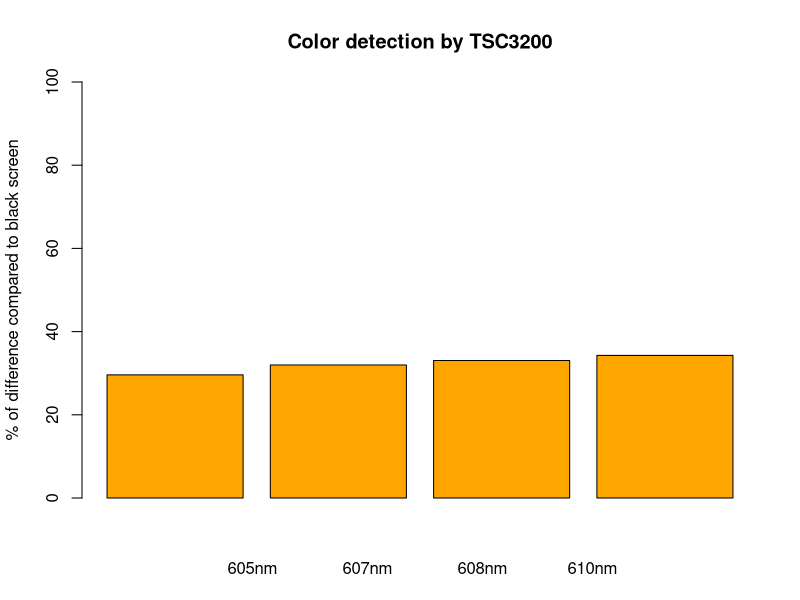

The R script that drew this image:
mean1 <- c(29.601970586104475, 31.978474823230744, 33.05471168094102, 34.27997403098735)
green <- c(70, 80, 90, 100)
barplot(mean1, width = 1, col= "orange",  main="Color detection by TSC3200", xlab =" 605nm             607nm             608nm            610nm", ylab ="% of difference compared to black screen", ylim = c(0, 100))
